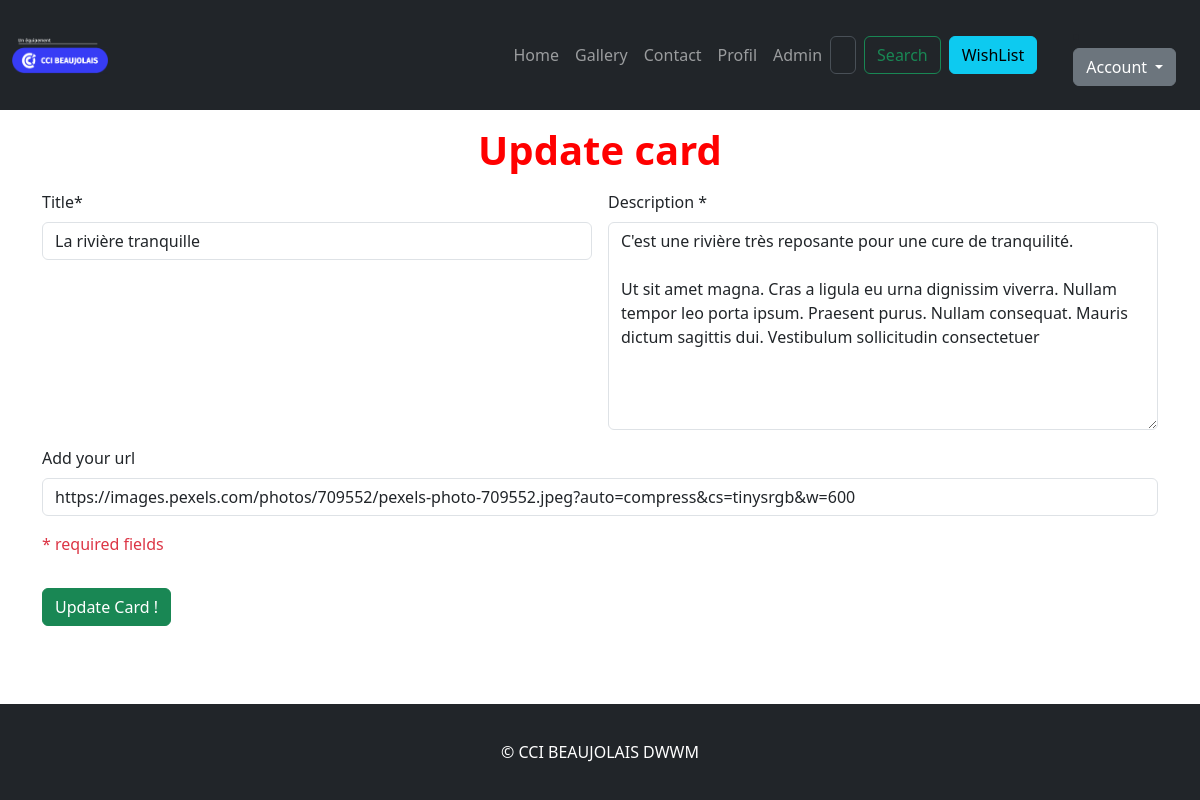
/?page=admin_update_card&id=45 (signed in), run on the app's committed database.
### tables this page shows
CREATE TABLE `post` (
  `id` int(11) NOT NULL,
  `user_id` int(11) NOT NULL DEFAULT 14,
  `title` varchar(80) NOT NULL,
  `description` varchar(255) NOT NULL,
  `image` varchar(255) NOT NULL,
  `create_at` datetime NOT NULL DEFAULT current_timestamp()
);

### controllers/controller_admin_update_card.php (called while the page is built, shortened)
<?php
$db = Utils::connectDB();
$id_to_update = (int)$_GET['id'];
if ($db){
    $sql = $db->query("SELECT * FROM post WHERE id = $id_to_update");
    $sql->execute();
    $post = ($sql->fetch(PDO::FETCH_ASSOC));
}
include "./views/base.phtml";
?>

### index.php (called while the page is built, shortened)
<?php
    require "./services/router.php";
    require "./controllers/controller_{$page}.php";
?>

### views/template_admin_update_card.phtml (the view)
<h1>Update card</h1>
<form class="row g-3" action="?page=admin_update_card&id=<?=$post['id']?>" method="POST">
    <div class="col-md-6">
        <label for="title" class="form-label">Title*</label>
        <input type="text" class="form-control" id="title" name="title" placeholder="Add a title" value="<?=$post['title']?>" required>
    </div>
    <div class="col-md-6">
        <label for="description" class="form-label">Description *</label>
        <textarea maxlength="255" type="text" class="form-control" id="description" name="description"
        placeholder="Add a description" required><?=$post['description']?></textarea>
    </div>
    <div class="col-md-12">
        <label for="image" class="form-label">Add your url</label>
        <input type="text" class="form-control" id="image" name="image" placeholder="Add a picture"  value="<?=$post['image']?>" required>
    </div>
    <p>
        <span class="text-danger">*  required fields</span>
    </p>
    <div class="col-12 mb-4 ">
        <input type="submit" class="btn btn-success" value="Update Card !">
    </div>
</form>

### assets/css/main.css (style rules this page uses)
h1 { color:red; text-align: center; font-weight: bold; margin: 1rem; }
p { text-align: justify; }
textarea { height: 13rem; }
body { min-height: 100vh; display: flex; flex-direction: column; }

### data on the page
post: title "La rivière tranquille", description "C'est une rivière très reposante pour une cure de tranquilité. Ut sit amet magna. Cras a ligula eu urna dignissim viverra. Nullam tempor leo porta ipsum. Praesent purus. Nullam consequat. Mauris dictum sagittis dui. Vestibulum sollicitudin consectetuer", image "https://images.pexels.com/photos/709552/pexels-photo-709552.jpeg?auto=compress&cs=tinysrgb&w=600"
